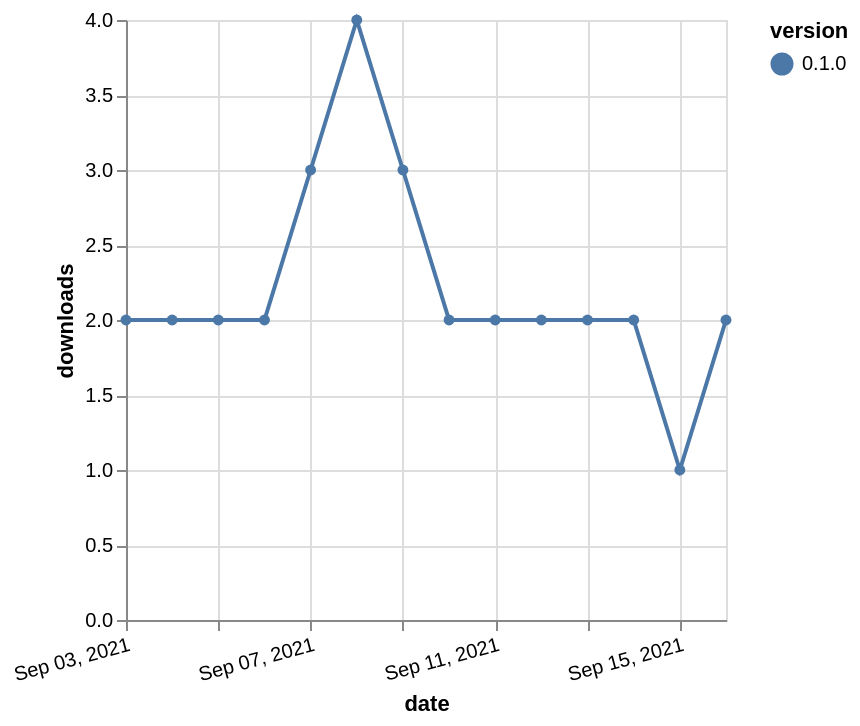

The specification (Vega-Lite) saved for this image:
### Vega-Lite specification from a JSON file in a GitHub repository (floating-point values rounded to 4 significant figures)
{"$schema": "https://vega.github.io/schema/vega-lite/v5.json", "description": "A simple bar chart with embedded data.", "data": {"values": [{"date": "2021-09-03", "total": 1918, "delta": 2, "version": "0.1.0"}, {"date": "2021-09-04", "total": 1920, "delta": 2, "version": "0.1.0"}, {"date": "2021-09-05", "total": 1922, "delta": 2, "version": "0.1.0"}, {"date": "2021-09-06", "total": 1924, "delta": 2, "version": "0.1.0"}, {"date": "2021-09-07", "total": 1927, "delta": 3, "version": "0.1.0"}, {"date": "2021-09-08", "total": 1931, "delta": 4, "version": "0.1.0"}, {"date": "2021-09-09", "total": 1934, "delta": 3, "version": "0.1.0"}, {"date": "2021-09-10", "total": 1936, "delta": 2, "version": "0.1.0"}, {"date": "2021-09-11", "total": 1938, "delta": 2, "version": "0.1.0"}, {"date": "2021-09-12", "total": 1940, "delta": 2, "version": "0.1.0"}, {"date": "2021-09-13", "total": 1942, "delta": 2, "version": "0.1.0"}, {"date": "2021-09-14", "total": 1944, "delta": 2, "version": "0.1.0"}, {"date": "2021-09-15", "total": 1945, "delta": 1, "version": "0.1.0"}, {"date": "2021-09-16", "total": 1947, "delta": 2, "version": "0.1.0"}]}, "width": "container", "mark": {"type": "line", "point": {"filled": true}}, "encoding": {"x": {"field": "date", "type": "temporal", "timeUnit": "yearmonthdate", "title": "date", "axis": {"labelAngle": -15}}, "y": {"field": "delta", "type": "quantitative", "title": "downloads"}, "color": {"field": "version", "type": "nominal"}, "tooltip": {"field": "delta"}}}
